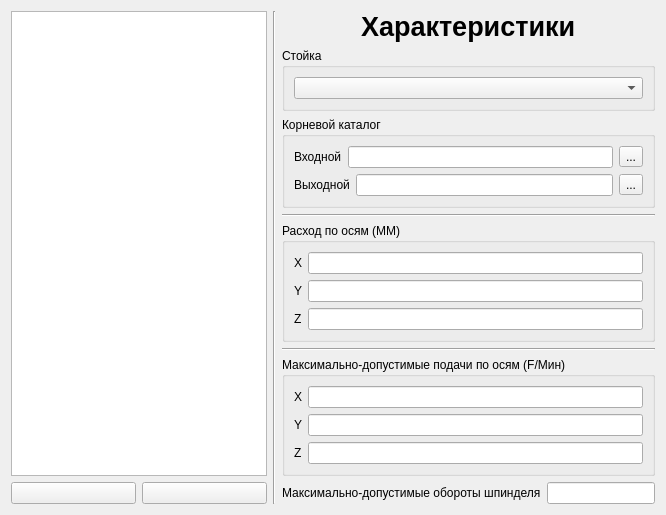
              <widget class="QWidget" name="options_tab_machines">
               <attribute name="title">
                <string>Станки</string>
               </attribute>
               <layout class="QVBoxLayout" name="verticalLayout_47">
                <item>
                 <layout class="QHBoxLayout" name="horizontalLayout_56">
                  <item>
                   <layout class="QVBoxLayout" name="verticalLayout_24">
                    <item>
                     <widget class="QListWidget" name="add_machine_list_0"/>
                    </item>
                    <item>
                     <layout class="QHBoxLayout" name="horizontalLayout_36">
                      <item>
                       <widget class="QPushButton" name="remove_button_0">
                        <property name="text">
                         <string/>
                        </property>
                       </widget>
                      </item>
                      <item>
                       <widget class="QPushButton" name="add_button_0">
                        <property name="text">
                         <string/>
                        </property>
                       </widget>
                      </item>
                     </layout>
                    </item>
                   </layout>
                  </item>
                  <item>
                   <widget class="Line" name="line_13">
                    <property name="orientation">
                     <enum>Qt::Vertical</enum>
                    </property>
                   </widget>
                  </item>
                  <item>
                   <layout class="QVBoxLayout" name="verticalLayout_19">
                    <item>
                     <layout class="QHBoxLayout" name="horizontalLayout_50">
                      <item>
                       <spacer name="horizontalSpacer_53">
                        <property name="orientation">
                         <enum>Qt::Horizontal</enum>
                        </property>
                        <property name="sizeHint" stdset="0">
                         <size>
                          <width>40</width>
                          <height>20</height>
                         </size>
                        </property>
                       </spacer>
                      </item>
                      <item>
                       <widget class="QLabel" name="label_20">
                        <property name="font">
                         <font>
                          <pointsize>20</pointsize>
                          <weight>75</weight>
                          <bold>true</bold>
                         </font>
                        </property>
                        <property name="text">
                         <string>Характеристики</string>
                        </property>
                       </widget>
                      </item>
                      <item>
                       <spacer name="horizontalSpacer_54">
                        <property name="orientation">
                         <enum>Qt::Horizontal</enum>
                        </property>
                        <property name="sizeHint" stdset="0">
                         <size>
                          <width>40</width>
                          <height>20</height>
                         </size>
                        </property>
                       </spacer>
                      </item>
                     </layout>
                    </item>
                    <item>
                     <widget class="QGroupBox" name="groupBox_15">
                      <property name="title">
                       <string>Стойка</string>
                      </property>
                      <layout class="QHBoxLayout" name="horizontalLayout_51">
                       <item>
                        <widget class="QComboBox" name="choice_cnc"/>
                       </item>
                      </layout>
                     </widget>
                    </item>
                    <item>
                     <widget class="QGroupBox" name="groupBox_7">
                      <property name="title">
                       <string>Корневой каталог</string>
                      </property>
                      <layout class="QVBoxLayout" name="verticalLayout_39">
                       <item>
                        <layout class="QHBoxLayout" name="horizontalLayout_71">
                         <item>
                          <widget class="QLabel" name="label_21">
                           <property name="text">
                            <string>Входной</string>
                           </property>
                          </widget>
                         </item>
                         <item>
                          <widget class="QLineEdit" name="lineEdit_10">
                           <property name="readOnly">
                            <bool>true</bool>
                           </property>
                          </widget>
                         </item>
                         <item>
                          <widget class="QToolButton" name="add_machine_input">
                           <property name="text">
                            <string>...</string>
                           </property>
                          </widget>
                         </item>
                        </layout>
                       </item>
                       <item>
                        <layout class="QHBoxLayout" name="horizontalLayout_70">
                         <item>
                          <widget class="QLabel" name="label_22">
                           <property name="text">
                            <string>Выходной</string>
                           </property>
                          </widget>
                         </item>
                         <item>
                          <widget class="QLineEdit" name="lineEdit_21">
                           <property name="readOnly">
                            <bool>true</bool>
                           </property>
                          </widget>
                         </item>
                         <item>
                          <widget class="QToolButton" name="add_machine_output">
                           <property name="text">
                            <string>...</string>
                           </property>
                          </widget>
                         </item>
                        </layout>
                       </item>
                      </layout>
                     </widget>
                    </item>
                    <item>
                     <widget class="Line" name="line_14">
                      <property name="orientation">
                       <enum>Qt::Horizontal</enum>
                      </property>
                     </widget>
                    </item>
                    <item>
                     <widget class="QGroupBox" name="groupBox_8">
                      <property name="title">
                       <string>Расход по осям (ММ)</string>
                      </property>
                      <layout class="QVBoxLayout" name="verticalLayout_21">
                       <item>
                        <layout class="QHBoxLayout" name="horizontalLayout_37">
                         <item>
                          <widget class="QLabel" name="label_23">
                           <property name="text">
                            <string>X</string>
                           </property>
                          </widget>
                         </item>
                         <item>
                          <widget class="QLineEdit" name="lineEdit_11"/>
                         </item>
                        </layout>
                       </item>
                       <item>
                        <layout class="QHBoxLayout" name="horizontalLayout_38">
                         <item>
                          <widget class="QLabel" name="label_24">
                           <property name="text">
                            <string>Y</string>
                           </property>
                          </widget>
                         </item>
                         <item>
                          <widget class="QLineEdit" name="lineEdit_12"/>
                         </item>
                        </layout>
                       </item>
                       <item>
                        <layout class="QHBoxLayout" name="horizontalLayout_39">
                         <item>
                          <widget class="QLabel" name="label_25">
                           <property name="text">
                            <string>Z</string>
                           </property>
                          </widget>
                         </item>
                         <item>
                          <widget class="QLineEdit" name="lineEdit_13"/>
                         </item>
                        </layout>
                       </item>
                      </layout>
                     </widget>
                    </item>
                    <item>
                     <widget class="Line" name="line_15">
                      <property name="orientation">
                       <enum>Qt::Horizontal</enum>
                      </property>
                     </widget>
                    </item>
                    <item>
                     <widget class="QGroupBox" name="groupBox_9">
                      <property name="title">
                       <string>Максимально-допустимые подачи по осям (F/Мин)</string>
                      </property>
                      <layout class="QVBoxLayout" name="verticalLayout_22">
                       <item>
                        <layout class="QHBoxLayout" name="horizontalLayout_40">
                         <item>
                          <widget class="QLabel" name="label_26">
                           <property name="text">
                            <string>X</string>
                           </property>
                          </widget>
                         </item>
                         <item>
                          <widget class="QLineEdit" name="lineEdit_14"/>
                         </item>
                        </layout>
                       </item>
                       <item>
                        <layout class="QHBoxLayout" name="horizontalLayout_41">
                         <item>
                          <widget class="QLabel" name="label_27">
                           <property name="text">
                            <string>Y</string>
                           </property>
                          </widget>
                         </item>
                         <item>
                          <widget class="QLineEdit" name="lineEdit_15"/>
                         </item>
                        </layout>
                       </item>
                       <item>
                        <layout class="QHBoxLayout" name="horizontalLayout_42">
                         <item>
                          <widget class="QLabel" name="label_28">
                           <property name="text">
                            <string>Z</string>
                           </property>
                          </widget>
                         </item>
                         <item>
                          <widget class="QLineEdit" name="lineEdit_16"/>
                         </item>
                        </layout>
                       </item>
                      </layout>
                     </widget>
                    </item>
                    <item>
                     <layout class="QHBoxLayout" name="horizontalLayout_43">
                      <item>
                       <widget class="QLabel" name="label_29">
                        <property name="text">
                         <string>Максимально-допустимые обороты шпинделя</string>
                        </property>
                       </widget>
                      </item>
                      <item>
                       <widget class="QLineEdit" name="lineEdit_17"/>
                      </item>
                     </layout>
                    </item>
                   </layout>
                  </item>
                 </layout>
                </item>
               </layout>
              </widget>
